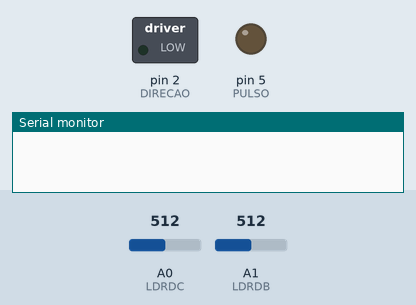
Recording of a sketch running on a simulated Arduino Uno, built with avr-gcc and run on an emulated ATmega328P. Shown: switched loads named in the sketch (green lamp = pin HIGH), output pins drawn as LEDs (lit = HIGH), the last lines printed to the serial monitor. The inputs (shaded band) are chosen by the test bench; at power-on: A0 (LDRDC) = 512, A1 (LDRDB) = 512.

Above: at 4.2 s.
4.3 s: A0 (LDRDC) set to 598
5.8 s: A0 (LDRDC) set to 628
At 6.3 s:
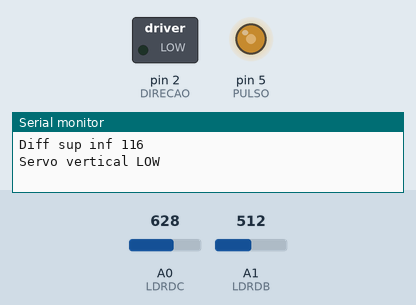
8.8 s: A1 (LDRDB) set to 542
At 9.9 s:
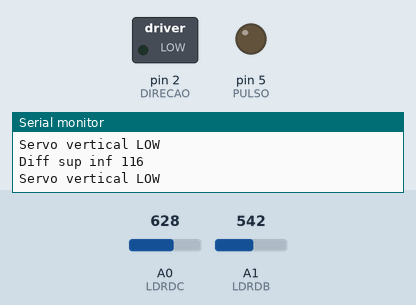
10.7 s: A1 (LDRDB) set to 713
12.2 s: A1 (LDRDB) set to 746
At 12.7 s:
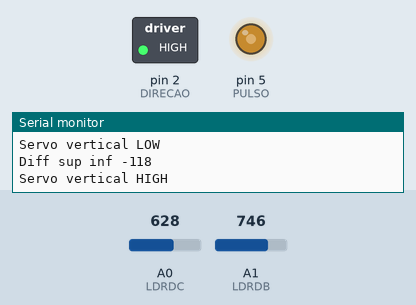
15.2 s: A1 (LDRDB) set to 716
At 16.8 s:
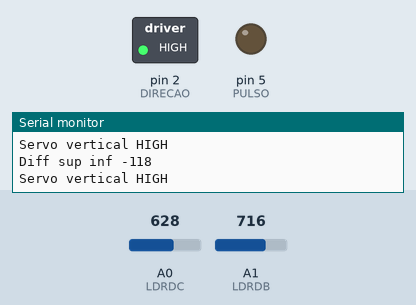
Timing chart, 0 to 18.2 s (numbered marks = the images above; inputs shaded):
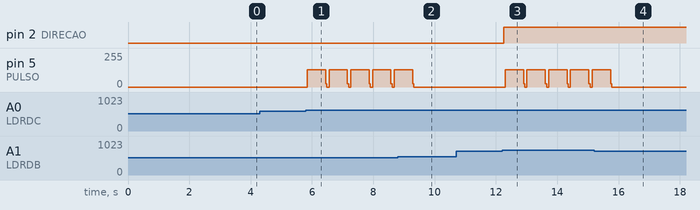

The sketch:

sketch.ino
```cpp
const int DIRECAO = 2;
const int PULSO = 5;

int LDRDC = A0;             // Inicia LDRDC no pino A0
int LDRDB = A1;             // Inicia LDRDB no pino A1

int times = 100;

void setup()  {
  Serial.begin(9600);
  pinMode(DIRECAO, OUTPUT);
  pinMode(PULSO, OUTPUT);
  delay(3000);              // Aguarda 3 segundos
}

void loop() {
  int LDC = analogRead(LDRDC);      // Leitura Analógica do LDR Direita Cima
  int LDB = analogRead(LDRDB);      // Leitura Analógica do LDR Direita PINO_HORIZONTAL

  int tol = 100;

  int ValorSup = LDC;   // Média da leitura dos LDR superior
  int ValorInf = LDB;   // Média da leitura dos LDR inferior

  int DifSupInf = ValorSup - ValorInf;      // Diferença entre LED superior e inferior

  /*---------------------------------------------------*/
  // Realiza a leitura e executa os movimentos referente ao motor de passo vertical
  if (-1 * tol > DifSupInf || DifSupInf > tol)  {
  Serial.print("Diff sup inf ");
  Serial.println(DifSupInf);
    Serial.print("Servo vertical ");
    if (ValorSup > ValorInf)  {
      Serial.println("LOW");
      digitalWrite(DIRECAO, LOW);
    }
    if (ValorSup < ValorInf) {
      Serial.println("HIGH");
      digitalWrite(DIRECAO, HIGH);
    }
    for(int i = 0; i < 1000; i++) {
      digitalWrite(PULSO, HIGH);
      delayMicroseconds(300);
      digitalWrite(PULSO, LOW);
      delayMicroseconds(300);
    }
  }
  delay(100);
}
```

Measured:
- the behaviour switches between 612 and 613 on A0 (LDRDC) (found by bisection; images 0 and 1)
- the behaviour switches between 527 and 528 on A1 (LDRDB) (found by bisection; images 1 and 2)
- the behaviour switches between 728 and 729 on A1 (LDRDB) (found by bisection; images 2 and 3)
- after the input at 4.3 s, every drawn part: stays the same
- after the input at 5.8 s, pin 5 (PULSO): 0/255 → 128/255 after 0.05 s, then repeats every 0.71 s: 23/255 0.04 s, 0/255 0.07 s, 128/255 0.60 s
- after the input at 8.8 s, pin 5 (PULSO): goes on until 9.3 s, then stays 0/255
- after the input at 10.7 s, every drawn part: stays the same
- after the input at 12.2 s, pin 2 (DIRECAO): LOW → HIGH after 0.06 s; pin 5 (PULSO): 0/255 → 128/255 after 0.10 s, then repeats every 0.71 s: 23/255 0.04 s, 0/255 0.07 s, 128/255 0.60 s
- after the input at 15.2 s, pin 5 (PULSO): goes on until 15.8 s, then stays 0/255
